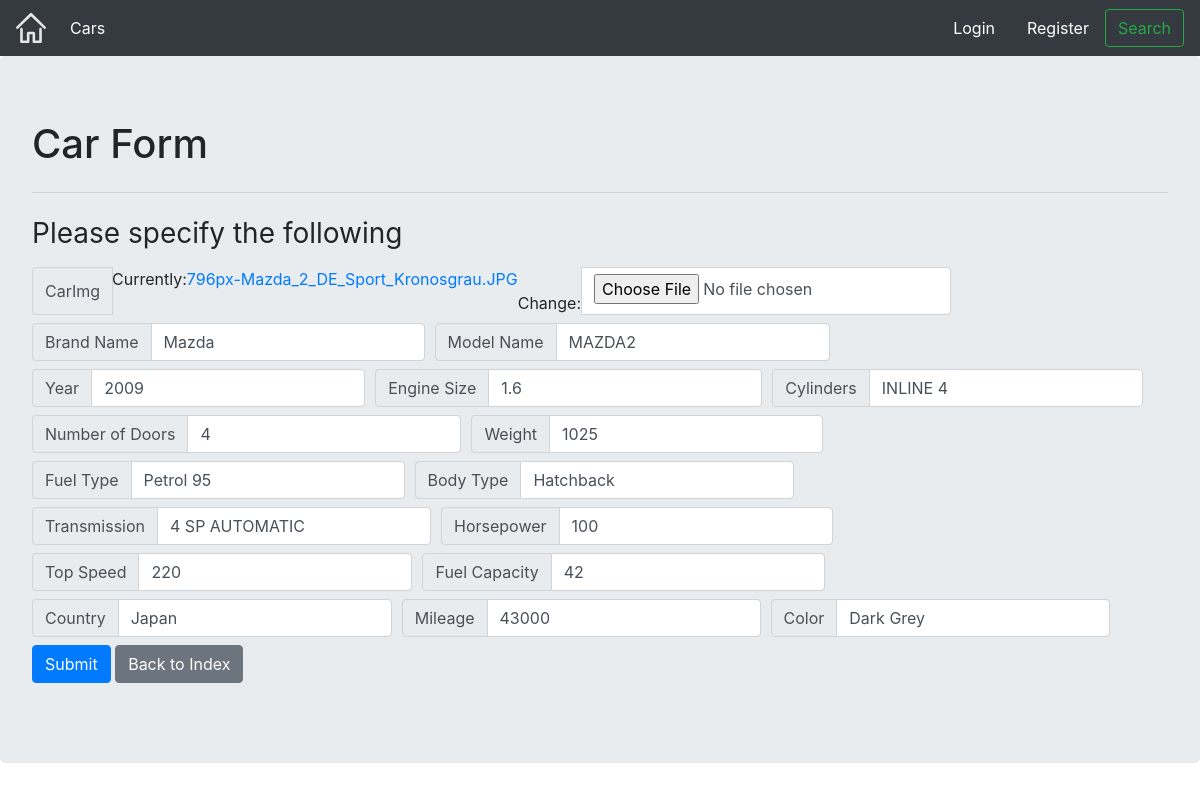
The app's page /cars/model/1/ with its own data.
### cars/models.py (models this page shows, shortened)
class CarModel(models.Model):
    CarImg = models.FileField()
    CarBrand = models.CharField(max_length=45)
    Model = models.CharField(max_length=45)
    Year = models.CharField(max_length=40)
    Engine = models.CharField(max_length=40)
    Cylinders = models.CharField(max_length=16)
    DoorsNum = models.CharField(max_length=40)
    Weight = models.CharField(max_length=40)
    Fuel = models.CharField(max_length=15)
    BodyType = models.CharField(max_length=20)
    Transmission = models.CharField(max_length=45)
    HP = models.CharField(max_length=40)
    TopSpeed = models.CharField(max_length=40)
    FuelCapacity = models.CharField(max_length=40)
    Country = models.CharField(max_length=45)
    Mileage = models.CharField(max_length=40)
    Color = models.CharField(max_length=45)

### cars/views.py (the view)
# urls.py: url(r'^model/(?P<pk>[0-9]+)/$', views.CarUpdate.as_view(), name='cars-update'),
class CarUpdate(UpdateView):
    model = CarModel
    form_class = CarModelForm
    user = User

### cars/forms.py
class CarModelForm(forms.ModelForm):
    class Meta:
        model = CarModel
        fields = '__all__'
        labels = {
            'CarBrand': 'Brand Name',
            'Model': 'Model Name',
            'DoorsNum': 'Number of Doors',
            'BodyType': 'Body Type',
            'HP': 'Horsepower',
            'TopSpeed': 'Top Speed',
            'FuelCapacity': 'Fuel Capacity',
            'Fuel': 'Fuel Type',
            'Engine': 'Engine Size'
        }
        CarModel.CarBrand = forms.ChoiceField(choices=[car for car in CarModel.objects.all()])
    def __init__(self, *args, **kwargs):
        super(CarModelForm, self).__init__(*args, **kwargs)
        for field in self.fields:
            self.fields[field].widget.attrs.update({'class': 'form-control'})

### templates/cars/CarModel_form.html (shortened to what this page needs)
{% extends 'exterior.html' %}
{% load static %}
{% block login %}
        {% if user.is_authenticated %}
            <a class="nav-item nav-link" href="{% url 'accounts:profile' username=user.username %}" style="color: white; ">Welcome, {{ user.first_name }}</a>
        {% else %}
            <a class="nav-item nav-link" href="{% url 'accounts:login' %}" style="color: white; ">Login</a>
        {% endif %}
    {% endblock %}
    {% block logout %}
        {% if user.is_authenticated %}
            <a class="nav-item nav-link" href="{% url 'accounts:logout' %}" style="color: white; ">Logout</a>
        {% else %}
            <a class="nav-item nav-link" href="{% url 'accounts:register' %}" style="color:white;">Register</a>
        {% endif %}
    {% endblock %}
{% block content %}
    <body>
    <div class="jumbotron">
        <h1 class="display-5">Car Form</h1>
        <hr class="my-4">
      <form action="" method="post">
          <div>
              <div class="panel-body">
                  <h1 class="h3 mb-3 font-weight-normal"> Please specify the following</h1>
                  <div class="form-row align-items-center">
                      {% include 'cars/formtemplate.html' %}
                  </div>
              </div>
          </div>
          <button class="btn btn-primary" type="submit">Submit</button>
          <a class="btn btn-secondary" href="{% url 'cars:index' %}" role="button">Back to Index</a>
      </form>
    </div>
    </body>
{% endblock %}

### templates/cars/formtemplate.html (shortened to what this page needs)
{% for field in form %}
    <div class="col-auto">
        <div class="input-group mb-2">
            <div class="input-group-prepend">
                <div class="input-group-text">{{ field.label }}</div>
            </div>
            {{ field }}
        </div>
    </div>
{% endfor %}

### records on screen
CarModel: form "Mazda" "MAZDA2" "2009" "1.6" "INLINE 4" "4" "1025" "Petrol 95" "Hatchback" "4 SP AUTOMATIC" "100" "220" "42" "Japan" "43000" "Dark Grey"

### other values on screen
{{ field.label }} "CarImg" "Brand Name" "Model Name" "Year" "Engine Size" "Cylinders" "Number of Doors" "Weight" "Fuel Type" "Body Type" "Transmission" "Horsepower" "Top Speed" "Fuel Capacity" "Country" "Mileage" "Color"
